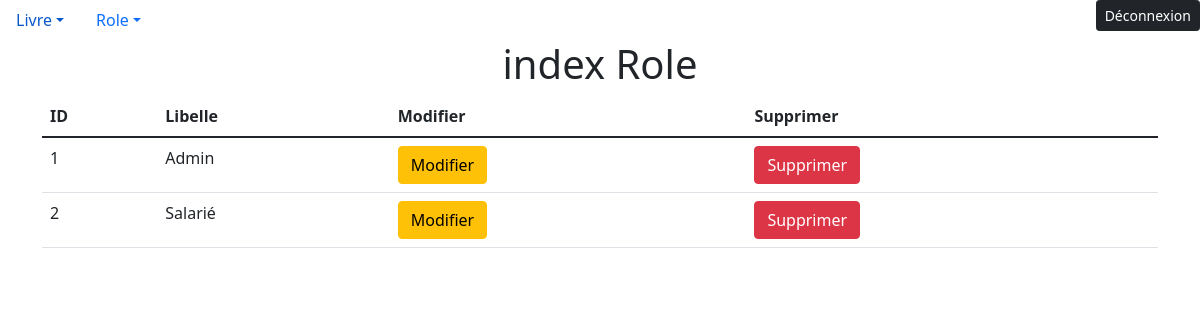
The page /index.php?controller=RoleController&methode=index (signed in) on the database its author committed.
### tables this page shows
CREATE TABLE IF NOT EXISTS `role` (
  `id` int(11) NOT NULL AUTO_INCREMENT,
  `libelle` varchar(255) NOT NULL,
  PRIMARY KEY (`id`)
);

### controller/RoleController.php (called while the page is built, shortened)
<?php
class RoleController extends Controller {
    public function index(){
        $roles = Role::select();
        return $this->render('index', compact('roles'));
    }
}

### index.php (called while the page is built, shortened)
<?php
    require_once 'autoloader.php';
    if (isset($_GET['controller'])) {
        $controller = new $_GET['controller']();
        if (isset($_GET['methode'])){
            $methode = $_GET['methode'];
        }else{
            $methode = "index";
        }
        if (isset($_GET['id'])){
            $controller->$methode($_GET['id']);
        }else{
            $controller->$methode();
        }
    }else{
        (new SiteController())->index();
    }

### autoloader.php (called while the page is built, shortened)
<?php
    spl_autoload_register(function ($class_name) {
        if (preg_match('#Controller#', $class_name) == 1){
            $dossier = 'controller';
        }else if (preg_match('#Helper#', $class_name) == 1){
            $dossier = 'helper';
        }else{
            $dossier = 'model';
        }
    });

### model/Table.php (called while the page is built, shortened)
<?php
class Table {
    public static $table;
    public static $pdo;
    public static function getPDO(){
        if (self::$pdo == NULL){
            self::$pdo = new PDO(self::DSN, self::UTILISATEUR, self::MDP, array(PDO::MYSQL_ATTR_INIT_COMMAND => "SET NAMES 'utf8'"));
        }
        return self::$pdo;
    }
    public static function getNomTable() {
        self::$table = strtolower(get_called_class());
        return self::$table;
    }
    public static function select($_id = null){
        if ($_id == null){
            $sql = "SELECT * FROM " . self::getNomTable();
        }else{
            $sql = "SELECT * FROM " . self::getNomTable() . ' WHERE id = ?';
        }
        $req = self::getPDO()->prepare($sql);
        $req->execute([$_id]);
        $req->setFetchMode(PDO::FETCH_CLASS, self::getNomTable());
        if ($_id == null){
            return $req->fetchAll();
        }else{
            return $req->fetch();
        }
    }
}

### view/role/index.php (the view)
<div class="container">
<h1 class="text-center">index Role</h1>
<table class="table">
  <thead>
    <tr>
      <th scope="col">ID</th>
      <th scope="col">Libelle</th>
      <th scope="col">Modifier</th>
      <th scope="col">Supprimer</th>
    </tr>
  </thead>
  <tbody>
      <?php foreach ($roles as $role) : ?>
        <tr>
            <td><?= $role->id ?></td>
            <td><?= $role->libelle ?></td>
            <td><a href="http://localhost/biblio_POO/index.php?controller=RoleController&methode=update&id=<?= $role->id ?>" class="btn btn-warning">Modifier</a></td>
            <td><a href="http://localhost/biblio_POO/index.php?controller=RoleController&methode=delete&id=<?= $role->id ?> " class="btn btn-danger">Supprimer</a></td>
        </tr>
    <?php endforeach; ?>
  </tbody>
</table>
</div>

### rows shown on the page
role: id "1", libelle "Admin"
role: id "2", libelle "Salarié"
